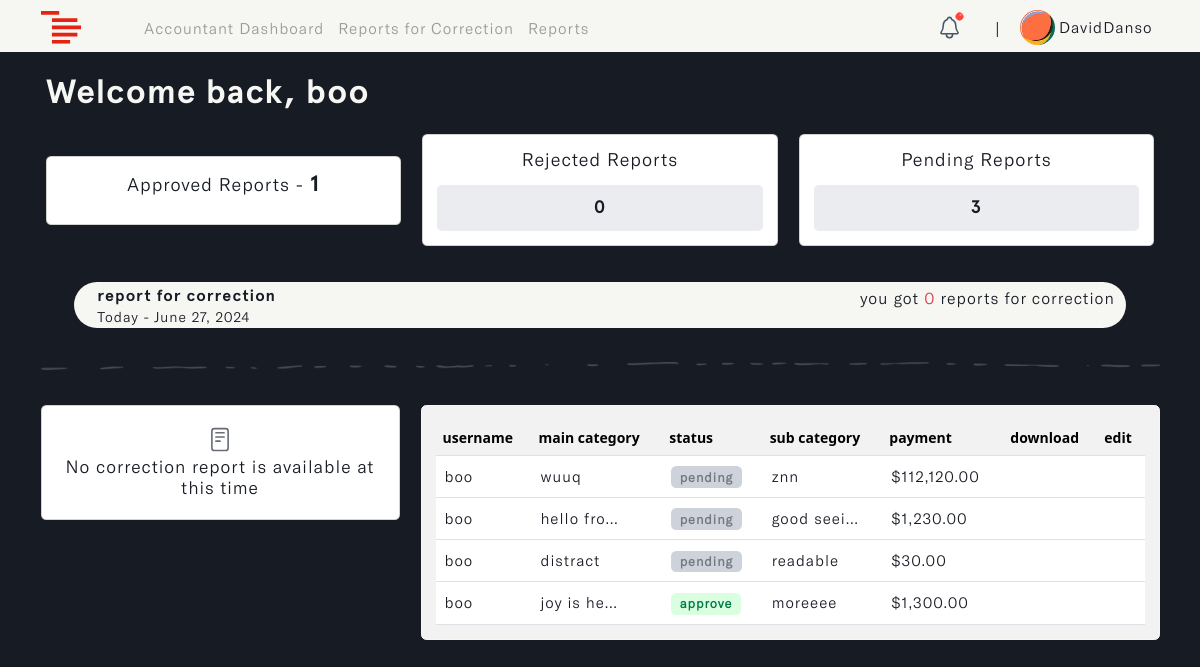
The app's page /accountant/dashboard (signed in), older data.
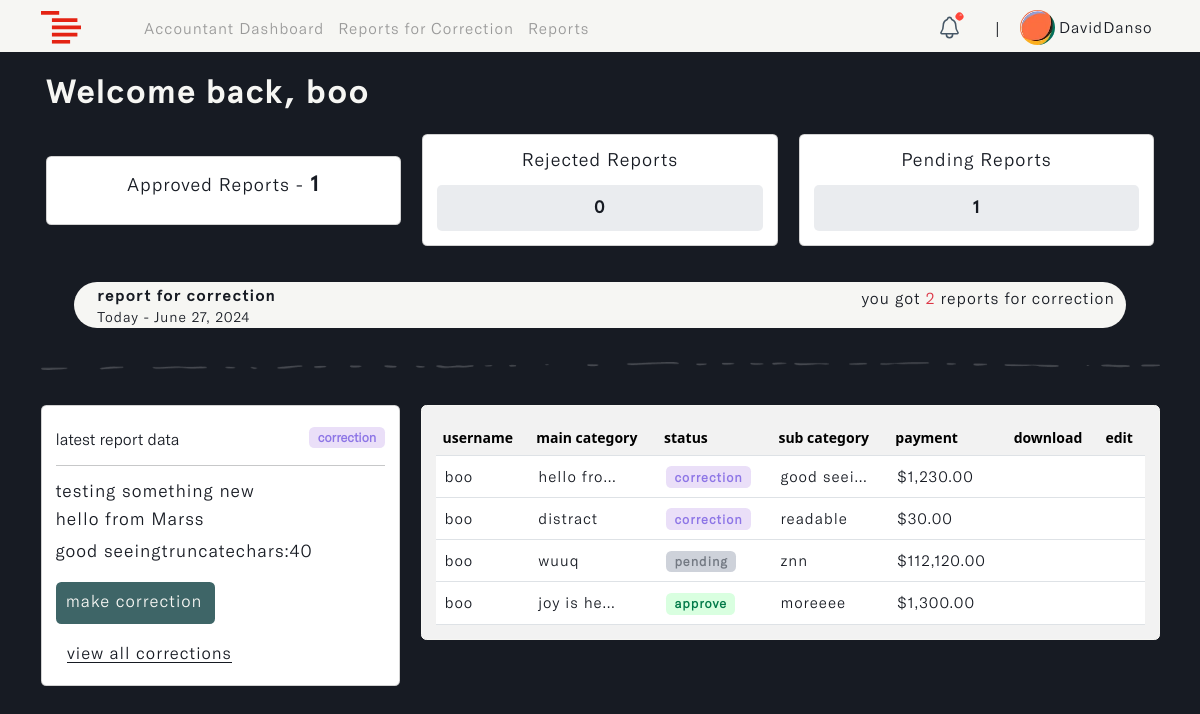
The same page, newer data.
### reports/models.py (models this page shows, shortened)
class Report(models.Model):
    STATUS = (
        ('pending', 'pending'),
        ('correction', 'correction'),
        ('approve', 'approve'),
        ('reject', 'reject')
    )
    account_owner = models.ForeignKey(Profile, on_delete=models.CASCADE, null=True, db_index=True)
    description = models.TextField(null=True, blank=True, db_index=True)
    main_category = models.CharField(max_length=255, null=True, blank=True, db_index=True)
    sub_category = models.CharField(max_length=255, null=True, blank=True, db_index=True)
    status = models.CharField(max_length=255, default="pending", null=True, blank=True, choices=STATUS, db_index=True)
    payment = models.DecimalField(max_digits=10, decimal_places=2, null=True, blank=True, db_index=True)
    updated_time_stamp = models.DateTimeField(auto_now=True, db_index=True)
    created_time_stamp = models.DateTimeField(auto_now_add=True, db_index=True)
    id = models.UUIDField(default=uuid.uuid4, primary_key=True, unique=True, editable=False)
    class Meta:
        ordering = ['-updated_time_stamp']

### accounts/models.py (models this page shows, shortened)
class Profile(models.Model):
    user = models.OneToOneField(settings.AUTH_USER_MODEL, on_delete=models.CASCADE, blank=True, null=True)
    name = models.CharField(max_length=255, unique=True)
    username = models.CharField(max_length=255, unique=True, blank=True, null=True)
    email = models.EmailField(max_length=255, unique=True)
    updated_time_stamp = models.DateTimeField(auto_now=True)
    created_time_stamp = models.DateTimeField(auto_now_add=True)
    id = models.UUIDField(default=uuid.uuid4, primary_key=True, unique=True, editable=False)

### accountant/views.py (the view)
# urls.py: path('dashboard', views.accountant_dashboard, name='a_dashboard'),
@login_required(login_url='login')
def accountant_dashboard(request):
    user = request.user.profile
    reports = Report.objects.select_related('account_owner').filter(account_owner=user)
    correction = next((report for report in reports if report.status == 'correction'), None)
    status_counts = Report.objects.filter(account_owner=user).aggregate(
        approve_count=Count('id', filter=Q(status='approve')),
        reject_count=Count('id', filter=Q(status='reject')),
        pending_count=Count('id', filter=Q(status='pending')),
        correction_count=Count('id', filter=Q(status='correction')),
    )
    approve_count = status_counts['approve_count']
    reject_count = status_counts['reject_count']
    pending_count = status_counts['pending_count']
    correction_count = status_counts['correction_count']
    current_date = datetime.now().strftime("%B %d, %Y")
    context = {
        'reports': reports,
        'approve_count': approve_count,
        'reject_count': reject_count,
        'pending_count': pending_count,
        'correction_count': correction_count,
        'current_date': current_date,
        'correction': correction
    }
    return render(request, 'accountant/a_dashboard.html', context)

### accountant/templates/accountant/a_dashboard.html (shortened to what the changed rows need)
{% load static %}
{% load widget_tweaks %}
{% load humanize %}
<!DOCTYPE html>
<html lang="en" class="js has-scroll-init has-scroll-smooth">
  <head>
    <link rel="stylesheet" href="{% static '/css/bootstrap.min.css' %}" />
    <link rel="stylesheet" href="{% static '/css/a_dashboard.css' %}" />
  </head>
  <body
    id="pageTop"
    class="page-content"
    data-spy="scroll"
    data-target="#mainNav"
  >
    <main>
      <div data-scroll class="page page--layout-2" id="main">
        <div id="hero">
          <div class="container-fluid">
            <div class="hero-intro">
              <h1>Welcome back, {{request.user.profile.username}}</h1>
              <div class="row" id="dashboard_card">
                <div class="col-md-4">
                  <div class="card">
                    <div class="card-body">
                      <div id="stats">
                        <center>
                          <small>{{pending_count}}</small>
                        </center>
                      </div>
                    </div>
                  </div>
                </div>
              </div>
            </div>
          </div>
        </div>
        <div id="correction">
          <div class="container">
            <div class="correction-intro">
              <h2 id="h2-text">
                <span id="move_txt">
                  report for correction <br />
                  <small>Today - {{current_date}}</small>
                </span>
              </h2>
              <h2 class="align-self-center" id="h2-icon">
                you got
                <span class="text-danger">{{correction_count}}</span>
                report{{ correction_count|pluralize }} for correction
              </h2>
            </div>
            <div class="row">
              <div class="col-md-4" id="correction-card">
                <div class="card">
                  <div class="card-body">
                    {% if correction %}
                    <small
                      >latest report data
                      <span class="badge correction"
                        >{{correction.status}}</span
                      ></small
                    >
                    <hr />
                    <h3 id="description">{{correction.description}}</h3>
                    <h3 id="main_cat">
                      {{correction.main_category}}
                    </h3>
                    <h3 id="sub_cat">
                      {{correction.sub_category}}
                    </h3>
                    <a href="#" id="corrections" class="btn">
                       make
                      correction
                    </a>
                    <a
                      href="{% url 'corrections' %}"
                      id="all_corrections"
                      class="btn"
                    >
                      <span>view all corrections</span>
                    </a>
                    {% else %}
                    <img
                      src="{% static 'images/correction-img.svg' %}"
                      class="img-fluid d-flex mx-auto"
                      id="correction_img"
                      alt="correction_img"
                    />
                    <h2>No correction report is available at this time</h2>
                    {% endif %}
                  </div>
                </div>
              </div>
              <div class="col-md-8" id="reports-table">
                <div class="card">
                  <div class="card-body">
                    <table class="table table-hover" id="invoice_table">
                      <thead>
                        <tr>
                          <th scope="col">username</th>
                          <th scope="col">main category</th>
                          <th scope="col">status</th>
                          <th scope="col">sub category</th>
                          <th scope="col">payment</th>
                          <th scope="col">download</th>
                          <th scope="col">edit</th>
                        </tr>
                      </thead>
                      <tbody>
                        {% for report in reports %}
                        <tr>
                          <td>{{report.account_owner.username}}</td>
                          <td>{{report.main_category|truncatechars:10}}</td>
                          <td>
                            {% if report.status == 'pending' %}
                            <span class="badge pending">pending</span>
                            {% elif report.status == 'reject' %}
                            <span class="badge reject">reject</span>
                            {% elif report.status == 'correction' %}
                            <span class="badge correction">correction</span>
                            {% else %}
                            <span class="badge approve">approve</span>
                            {% endif %}
                          </td>
                          <td>{{report.sub_category|truncatechars:10}}</td>
                          <td>${{report.payment|floatformat:2|intcomma}}</td>
                          <td>
                          </td>
                          <td>
                          </td>
                        </tr>
                        {% endfor %}
                      </tbody>
                    </table>
                  </div>
                </div>
              </div>
            </div>
          </div>
        </div>
      </div>
    </main>
  </body>
</html>

Row changes from the older to the newer data that the page shows:
changed Report "hello fro…": status (not shown) → "correction"; description (not shown) → "testing something new"; main_category (not shown) → "hello from Marss"; sub_category (not shown) → "good seeingtruncatechars:40"; status "pending" → "correction"
changed Report "distract": status "pending" → "correction"
changed Report "wuuq": moves down the list
Text that changed along with them:
{{ pending_count }}: "3" → "1"
{{ correction_count }}: "0" → "2"
text no longer shown: "No correction report is available at this time"
text now shown: "latest report data make correction view all corrections"
